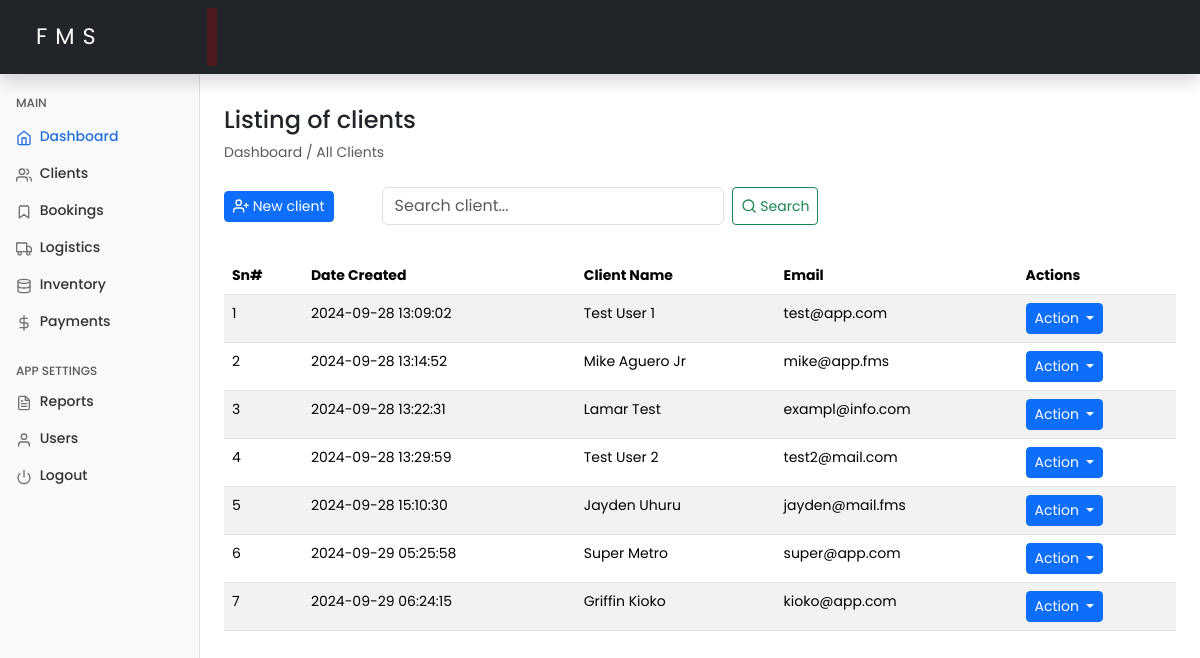
The page /clients.php (signed in) on the database its author committed.
### tables this page shows
CREATE TABLE `clients` (
  `id` int(11) NOT NULL,
  `full_name` varchar(100) NOT NULL,
  `email` varchar(100) DEFAULT NULL,
  `phone` varchar(15) DEFAULT NULL,
  `address` varchar(255) DEFAULT NULL,
  `created_at` timestamp NOT NULL DEFAULT current_timestamp(),
  `updated_at` timestamp NOT NULL DEFAULT current_timestamp() ON UPDATE current_timestamp()
);

### includes/functions.php (called while the page is built, shortened)
<?php
require_once 'config.php';
function getClients()
{
    global $conn;
    $clients = [];
    $sql = "SELECT * FROM clients";
    $result = $conn->query($sql);
    if ($result->num_rows > 0) {
        while ($row = $result->fetch_assoc()) {
            $clients[] = $row;
        }
    }
    return $clients;
}

### clients.php (the view, shortened to what this page needs)
<?php
include 'includes/functions.php';
$clients = getClients();
include './includes/header.php';
include './includes/sidebar.php';
?>
<main class="col-md-9 ms-sm-auto col-lg-10 px-md-4 mt-2">
    <h4 class="mt-4">Listing of clients</h4>
    <ol class="breadcrumb mb-2">
        <li class="breadcrumb-item active">Dashboard / All Clients</li>
    </ol>
    <div class="d-flex justify-content-start flex-wrap flex-md-nowrap align-items-center pt-3 pb-2 mb-4 border-bottom-none">
        <button type="button" class="btn btn-sm btn-primary me-5 d-flex align-items-center" data-bs-toggle="modal" data-bs-target="#exampleModal">
            <span data-feather="user-plus"></span>&nbsp;New client
        </button>
        <form class="d-flex" onsubmit="return false;">
            <input class="form-control me-2" type="search" id="searchInput" placeholder="Search client..." aria-label="Search" required>
            <button class="btn btn-sm btn-outline-success d-flex align-items-center" id="searchButton" type="button">
                <span data-feather="search"></span>&nbsp;Search
            </button>
        </form>
    </div>
    <table class="table table-striped" id="clientsTable">
        <thead>
            <tr>
                <th>Sn#</th>
                <th>Date Created</th>
                <th>Client Name</th>
                <th>Email</th>
                <th>Actions</th>
            </tr>
        </thead>
        <tbody>
            <?php if (empty($clients)): ?>
                <tr>
                    <td colspan="5" class="text-center text-danger">
                        <strong>Ooops! No clients found.</strong>
                    </td>
                </tr>
            <?php else: ?>
                <?php foreach ($clients as $index => $client): ?>
                    <tr>
                        <td><?php echo $index + 1; ?></td>
                        <td><?php echo htmlspecialchars($client['created_at']); ?></td>
                        <td><?php echo htmlspecialchars($client['full_name']); ?></td>
                        <td><?php echo htmlspecialchars($client['email']); ?></td>
                        <td>
                            <div class="dropdown">
                                <button class="btn btn-sm btn-primary dropdown-toggle" type="button" data-bs-toggle="dropdown" aria-expanded="false">
                                    Action
                                </button>
                            </div>
                        </td>
                    </tr>
                <?php endforeach; ?>
            <?php endif; ?>
        </tbody>
    </table>
</main>
<?php include './includes/footer.php'; ?>

### includes/header.php (shortened to what this page needs)
<?php
require_once 'includes/functions.php';
?>
<!doctype html>
<html lang="en">
<head>
    <link href="https://cdn.jsdelivr.net/npm/bootstrap@5.3.3/dist/css/bootstrap.min.css" rel="stylesheet">
    <link href="https://cdn.jsdelivr.net/npm/bootstrap@5.3.3/dist/css/bootstrap.min.css" rel="stylesheet"
>
    <link rel="stylesheet" href="assets/css/dashboard.css">
    <link href="https://cdnjs.cloudflare.com/ajax/libs/fullcalendar/6.1.15/index.min.js" rel="stylesheet" />
</head>
<body>
    <header class="navbar navbar-dark sticky-top bg-dark p-2 flex-md-nowrap p-0 shadow">
        <a class="navbar-brand col-md-3 col-lg-2 me-0 px-3" href="./dashboard.php">FMS</a>
    </header>

### includes/sidebar.php
<div class="container-fluid">
    <div class="row">
        <nav id="sidebarMenu" class="col-md-3 col-lg-2 d-md-block bg-light sidebar collapse">
            <div class="position-sticky pt-4">
                <h6 class="sidebar-heading d-flex justify-content-between align-items-center px-3 mt-4 mb-1 text-muted">
                    <span>Main</span>
                </h6>
                <ul class="nav flex-column my-2">
                    <li class="nav-item">
                        <a class="nav-link active" aria-current="page" href="./dashboard.php">
                            <span data-feather="home"></span>
                            Dashboard
                        </a>
                    </li>
                    <li class="nav-item">
                        <a class="nav-link" href="./clients.php">
                            <span data-feather="users"></span>
                            Clients
                        </a>
                    </li>
                    <li class="nav-item">
                        <a class="nav-link" href="./bookings.php">
                            <span data-feather="bookmark"></span>
                            Bookings
                        </a>
                    </li>
                    <li class="nav-item">
                        <a class="nav-link" href="#">
                            <span data-feather="truck"></span>
                            Logistics
                        </a>
                    </li>
                    <li class="nav-item">
                        <a class="nav-link" href="#">
                            <span data-feather="database"></span>
                            Inventory
                        </a>
                    </li>
                    <li class="nav-item">
                        <a class="nav-link" href="#">
                            <span data-feather="dollar-sign"></span>
                            Payments
                        </a>
                    </li>
                </ul>
                <h6 class="sidebar-heading d-flex justify-content-between align-items-center px-3 mt-4 mb-1 text-muted">
                    <span>App Settings</span>
                </h6>
                <ul class="nav flex-column mb-2">
                    <li class="nav-item">
                        <a class="nav-link" href="#">
                            <span data-feather="file-text"></span>
                            Reports
                        </a>
                    </li>
                    <li class="nav-item">
                        <a class="nav-link" href="#">
                            <span data-feather="user"></span>
                            Users
                        </a>
                    </li>
                    <li class="nav-item">
                        <a class="nav-link" href="./logout.php">
                            <span data-feather="power"></span>
                            Logout
                        </a>
                    </li>
                </ul>
            </div>
        </nav>

### includes/footer.php (shortened to what this page needs)
</div>
</div>
</body>
</html>

### assets/css/dashboard.css (style rules this page uses)
* { margin: 0; padding: 0; box-sizing: border-box; }
body { font-size: .875rem; font-family: "Poppins", sans-serif; }
.feather { width: 16px; height: 16px; vertical-align: text-bottom; }
.sidebar { position: fixed; top: 0; bottom: 0; left: 0; z-index: 100; padding: 48px 0 0; box-shadow: inset -1px 0 0 rgba(0, 0, 0, .1); }
.sidebar .nav-link { font-weight: 500; color: #333; }
.sidebar .nav-link .feather { margin-right: 4px; color: #727272; }
.sidebar .nav-link.active { color: #2470dc; }
.sidebar .nav-link:hover .feather, .sidebar .nav-link.active .feather { color: inherit; }
.sidebar-heading { font-size: .75rem; text-transform: uppercase; }
.navbar-brand { padding-top: .75rem; padding-bottom: .75rem; font-size: 1.4rem; margin-left: .75rem; letter-spacing: .5rem; box-shadow: inset -10px 0 0 rgba(210, 0, 0, 0.25); }

### rows shown on the page
clients: created_at "2024-09-28 13:09:02", full_name "Test User 1", email "test@app.com"
clients: created_at "2024-09-28 13:14:52", full_name "Mike Aguero Jr", email "mike@app.fms"
clients: created_at "2024-09-28 13:22:31", full_name "Lamar Test", email "exampl@info.com"
clients: created_at "2024-09-28 13:29:59", full_name "Test User 2", email "test2@mail.com"
clients: created_at "2024-09-28 15:10:30", full_name "Jayden Uhuru", email "jayden@mail.fms"
clients: created_at "2024-09-29 05:25:58", full_name "Super Metro", email "super@app.com"
clients: created_at "2024-09-29 06:24:15", full_name "Griffin Kioko", email "kioko@app.com"
